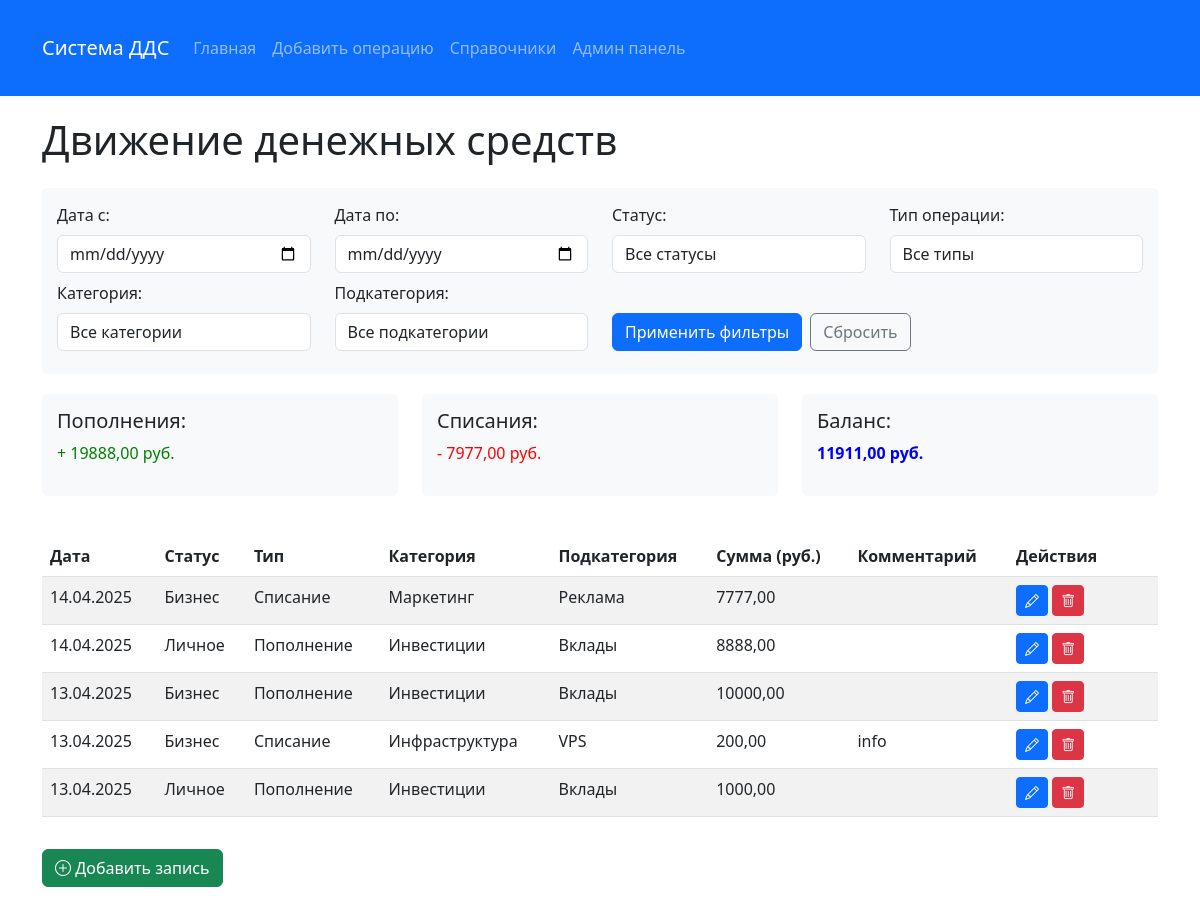
Before: / with the older database file.
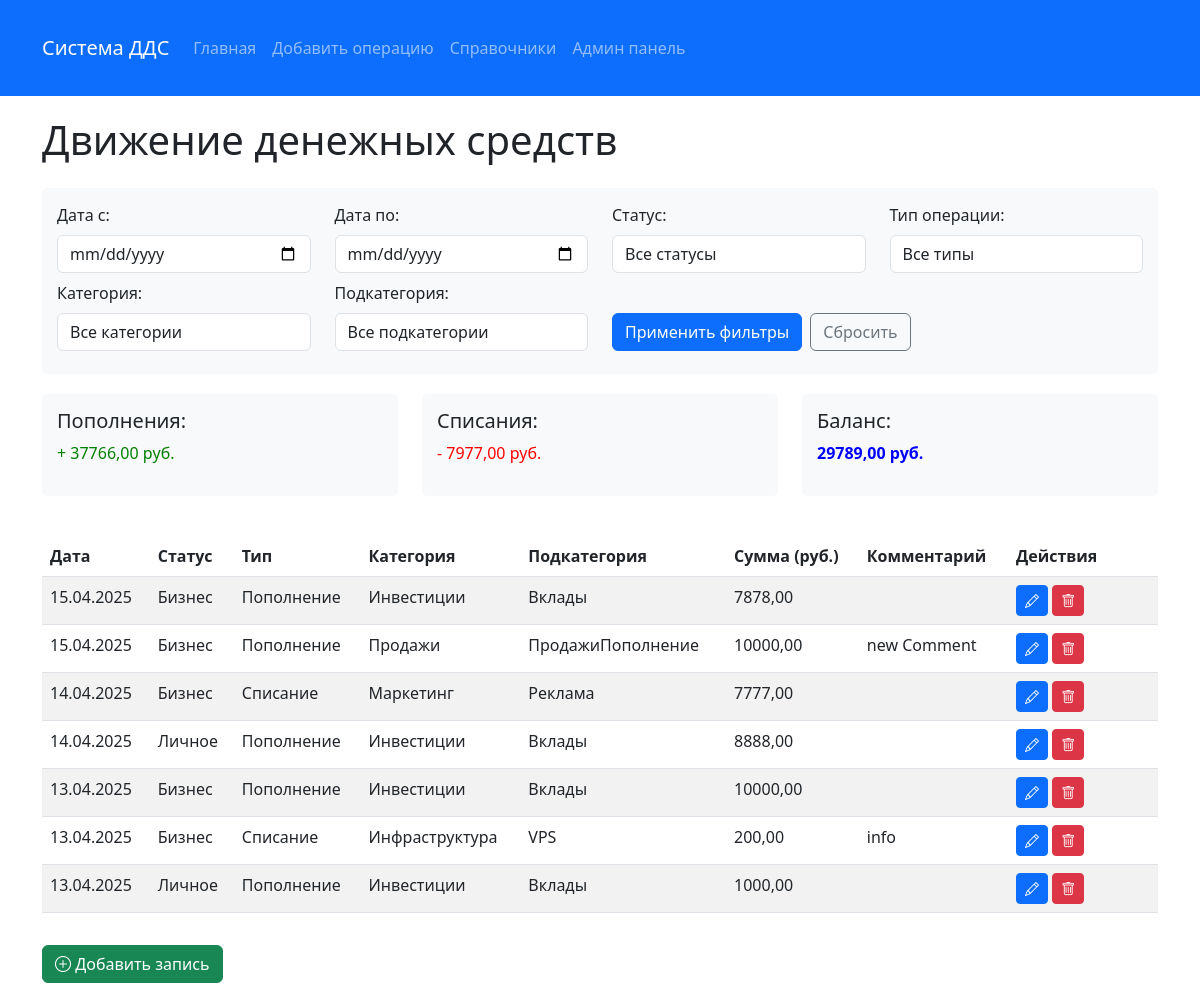
After: the same page with the newer database file.
### cash_flow/models.py (models this page shows, shortened)
class CashFlow(models.Model):
    created_date = models.DateField(default=timezone.now, verbose_name="Дата создания")
    status = models.ForeignKey(Status, on_delete=models.PROTECT, verbose_name="Статус")
    type = models.ForeignKey(Type, on_delete=models.PROTECT, verbose_name="Тип")
    category = models.ForeignKey(Category, on_delete=models.PROTECT, verbose_name="Категория")
    subcategory = models.ForeignKey(Subcategory, on_delete=models.PROTECT, verbose_name="Подкатегория")
    amount = models.DecimalField(max_digits=12, decimal_places=2, validators=[MinValueValidator(0.01)],
                                 verbose_name="Сумма (руб.)")
    comment = models.TextField(blank=True, null=True, verbose_name="Комментарий")
    created_at = models.DateTimeField(auto_now_add=True, verbose_name="Время записи в систему")
    updated_at = models.DateTimeField(auto_now=True, verbose_name="Время обновления")
    class Meta:
        verbose_name = "Движение денежных средств"
        verbose_name_plural = "Движение денежных средств"
        ordering = ['-created_date']

class Status(models.Model):
    name = models.CharField(max_length=100, unique=True, verbose_name="Название статуса")
    class Meta:
        verbose_name = "Статус"
        verbose_name_plural = "Статусы"

class Type(models.Model):
    name = models.CharField(max_length=100, unique=True, verbose_name="Название типа")
    class Meta:
        verbose_name = "Тип операции"
        verbose_name_plural = "Типы операций"

class Category(models.Model):
    name = models.CharField(max_length=100, verbose_name="Название категории")
    type = models.ForeignKey(Type, on_delete=models.CASCADE, related_name='categories', verbose_name="Тип")
    class Meta:
        verbose_name = "Категория"
        verbose_name_plural = "Категории"
        unique_together = ['name', 'type']

class Subcategory(models.Model):
    name = models.CharField(max_length=100, verbose_name="Название подкатегории")
    category = models.ForeignKey(Category, on_delete=models.CASCADE, related_name='subcategories',
                                 verbose_name="Категория")
    class Meta:
        verbose_name = "Подкатегория"
        verbose_name_plural = "Подкатегории"
        unique_together = ['name', 'category']

### cash_flow/views.py (the view)
# urls.py: path('', views.IndexView.as_view(), name='index'),
class IndexView(View):
    def get(self, request):
        date_from = request.GET.get('date_from')
        date_to = request.GET.get('date_to')
        status_id = request.GET.get('status')
        type_id = request.GET.get('type')
        category_id = request.GET.get('category')
        subcategory_id = request.GET.get('subcategory')
        cash_flows = CashFlow.objects.all()
        if date_from:
            try:
                date_from_obj = datetime.strptime(date_from, '%Y-%m-%d').date()
                cash_flows = cash_flows.filter(created_date__gte=date_from_obj)
            except ValueError:
                pass
        if date_to:
            try:
                date_to_obj = datetime.strptime(date_to, '%Y-%m-%d').date()
                cash_flows = cash_flows.filter(created_date__lte=date_to_obj)
            except ValueError:
                pass
        if status_id:
            cash_flows = cash_flows.filter(status_id=status_id)
        if type_id:
            cash_flows = cash_flows.filter(type_id=type_id)
        if category_id:
            cash_flows = cash_flows.filter(category_id=category_id)
        if subcategory_id:
            cash_flows = cash_flows.filter(subcategory_id=subcategory_id)
        income_sum = cash_flows.filter(type__name='Пополнение').aggregate(Sum('amount'))['amount__sum'] or 0
        expense_sum = cash_flows.filter(type__name='Списание').aggregate(Sum('amount'))['amount__sum'] or 0
        balance = income_sum - expense_sum
        statuses = Status.objects.all()
        types = Type.objects.all()
        categories = Category.objects.all()
        subcategories = Subcategory.objects.all()
        context = {
            'cash_flows': cash_flows,
            'statuses': statuses,
            'types': types,
            'categories': categories,
            'subcategories': subcategories,
            'income_sum': income_sum,
            'expense_sum': expense_sum,
            'balance': balance,
            'filters': {
                'date_from': date_from,
                'date_to': date_to,
                'status_id': int(status_id) if status_id and status_id.isdigit() else None,
                'type_id': int(type_id) if type_id and type_id.isdigit() else None,
                'category_id': int(category_id) if category_id and category_id.isdigit() else None,
                'subcategory_id': int(subcategory_id) if subcategory_id and subcategory_id.isdigit() else None,
            }
        }
        return render(request, 'cash_flow/index.html', context)

### cash_flow/templates/cash_flow/index.html (shortened to what this page needs)
{% extends 'cash_flow/base.html' %}
{% block content %}
<h1 class="mb-4">Движение денежных средств</h1>
<div class="filter-form">
    <form method="get" action="{% url 'index' %}">
        <div class="row">
            <div class="col-md-3 mb-2">
                <label for="date_from" class="form-label">Дата с:</label>
                <input type="date" id="date_from" name="date_from" class="form-control" value="{{ filters.date_from }}">
            </div>
            <div class="col-md-3 mb-2">
                <label for="date_to" class="form-label">Дата по:</label>
                <input type="date" id="date_to" name="date_to" class="form-control" value="{{ filters.date_to }}">
            </div>
            <div class="col-md-3 mb-2">
                <label for="status" class="form-label">Статус:</label>
                <select id="status" name="status" class="form-control">
                    <option value="">Все статусы</option>
                </select>
            </div>
            <div class="col-md-3 mb-2">
                <label for="type" class="form-label">Тип операции:</label>
                <select id="type" name="type" class="form-control" onchange="this.form.submit();">
                    <option value="">Все типы</option>
                </select>
            </div>
        </div>
        <div class="row">
            <div class="col-md-3 mb-2">
                <label for="category" class="form-label">Категория:</label>
                <select id="category" name="category" class="form-control" onchange="this.form.submit();">
                    <option value="">Все категории</option>
                </select>
            </div>
            <div class="col-md-3 mb-2">
                <label for="subcategory" class="form-label">Подкатегория:</label>
                <select id="subcategory" name="subcategory" class="form-control">
                    <option value="">Все подкатегории</option>
                </select>
            </div>
            <div class="col-md-6 mb-2 d-flex align-items-end">
                <button type="submit" class="btn btn-primary me-2">Применить фильтры</button>
                <a href="{% url 'index' %}" class="btn btn-outline-secondary">Сбросить</a>
            </div>
        </div>
    </form>
</div>
<div class="row">
    <div class="col-md-4">
        <div class="summary-box">
            <h5>Пополнения:</h5>
            <p class="summary-income">+ {{ income_sum|floatformat:2 }} руб.</p>
        </div>
    </div>
    <div class="col-md-4">
        <div class="summary-box">
            <h5>Списания:</h5>
            <p class="summary-expense">- {{ expense_sum|floatformat:2 }} руб.</p>
        </div>
    </div>
    <div class="col-md-4">
        <div class="summary-box">
            <h5>Баланс:</h5>
            <p class="summary-balance">{{ balance|floatformat:2 }} руб.</p>
        </div>
    </div>
</div>
<div class="table-responsive">
    <table class="table table-striped table-hover">
        <thead>
            <tr>
                <th>Дата</th>
                <th>Статус</th>
                <th>Тип</th>
                <th>Категория</th>
                <th>Подкатегория</th>
                <th>Сумма (руб.)</th>
                <th>Комментарий</th>
                <th class="actions-column">Действия</th>
            </tr>
        </thead>
        <tbody>
            {% for cash_flow in cash_flows %}
            <tr>
                <td>{{ cash_flow.created_date|date:"d.m.Y" }}</td>
                <td>{{ cash_flow.status.name }}</td>
                <td>{{ cash_flow.type.name }}</td>
                <td>{{ cash_flow.category.name }}</td>
                <td>{{ cash_flow.subcategory.name }}</td>
                <td class="{% if cash_flow.type.name == 'Пополнение' %}summary-income{% elif cash_flow.type.name == 'Списание' %}summary-expense{% endif %}">
                    {{ cash_flow.amount|floatformat:2 }}
                </td>
                <td>{{ cash_flow.comment|truncatechars:30 }}</td>
                <td>
                    <a href="{% url 'cash_flow_update' cash_flow.id %}" class="btn btn-sm btn-primary" title="Редактировать">
                        <i class="bi bi-pencil"></i>
                    </a>
                    <a href="{% url 'cash_flow_delete' cash_flow.id %}" class="btn btn-sm btn-danger" title="Удалить">
                        <i class="bi bi-trash"></i>
                    </a>
                </td>
            </tr>
            {% empty %}
            <tr>
                <td colspan="8" class="text-center">Записи не найдены</td>
            </tr>
            {% endfor %}
        </tbody>
    </table>
</div>
<div class="mt-3">
    <a href="{% url 'cash_flow_create' %}" class="btn btn-success">
        <i class="bi bi-plus-circle"></i> Добавить запись
    </a>
</div>
{% endblock %}

### cash_flow/templates/cash_flow/base.html (shortened to what this page needs)
<!DOCTYPE html>
<html lang="ru">
<head>
    <link href="https://cdn.jsdelivr.net/npm/bootstrap@5.3.0-alpha1/dist/css/bootstrap.min.css" rel="stylesheet">
    <link rel="stylesheet" href="https://cdn.jsdelivr.net/npm/bootstrap-icons@1.10.3/font/bootstrap-icons.css">
</head>
<body>
    <nav class="navbar navbar-expand-lg navbar-dark bg-primary">
        <div class="container">
            <a class="navbar-brand" href="{% url 'index' %}">Система ДДС</a>
            <div class="collapse navbar-collapse" id="navbarNav">
                <ul class="navbar-nav">
                    <li class="nav-item">
                        <a class="nav-link" href="{% url 'index' %}">Главная</a>
                    </li>
                    <li class="nav-item">
                        <a class="nav-link" href="{% url 'cash_flow_create' %}">Добавить операцию</a>
                    </li>
                    <li class="nav-item">
                        <a class="nav-link" href="{% url 'dictionaries' %}">Справочники</a>
                    </li>
                    <li class="nav-item">
                        <a class="nav-link" href="/admin/">Админ панель</a>
                    </li>
                </ul>
            </div>
        </div>
    </nav>
    <div class="container">
        {% block content %}
        {% endblock %}
    </div>
</body>
</html>

### cash_flow/templates/cash_flow/base.html (style rules this page uses)
.navbar { margin-bottom: 20px; }
.container { margin-top: 20px; margin-bottom: 20px; }
.table-responsive { margin-top: 20px; }
.filter-form { margin-bottom: 20px; padding: 15px; background-color: #f8f9fa; border-radius: 5px; }
.actions-column { width: 150px; }
.summary-box { padding: 15px; margin-bottom: 20px; border-radius: 5px; background-color: #f8f9fa; }
.summary-income { color: green; }
.summary-expense { color: red; }
.summary-balance { color: blue; font-weight: bold; }

Changed rows visible on the page:
added CashFlow: created_date "15.04.2025", status.name "Бизнес", type.name "Пополнение", category.name "Инвестиции", subcategory.name "Вклады", amount "7878,00"
added CashFlow: created_date "15.04.2025", status.name "Бизнес", type.name "Пополнение", category.name "Продажи", subcategory.name "ПродажиПополнение", amount "10000,00", comment "new Comment"
Other visible differences:
{{ income_sum|floatformat:2 }}: "19888,00" → "37766,00"
{{ balance|floatformat:2 }}: "11911,00" → "29789,00"
